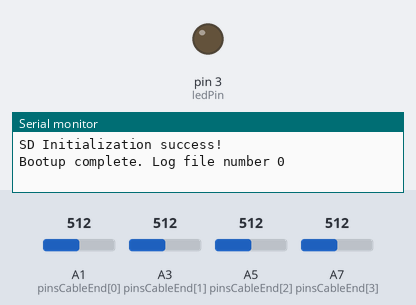
Bench run of a sketch on a simulated Arduino Nano, built with avr-gcc and run on an emulated ATmega328P. Shown: output pins drawn as LEDs (lit = HIGH), the last lines printed to the serial monitor. The inputs (shaded band) are chosen by the test bench; at power-on: A1 (pinsCableEnd[0]) = 512, A3 (pinsCableEnd[1]) = 512, A5 (pinsCableEnd[2]) = 512, A7 (pinsCableEnd[3]) = 512. Storage starts empty.

Above: at 0.1 s.
At 1.1 s:
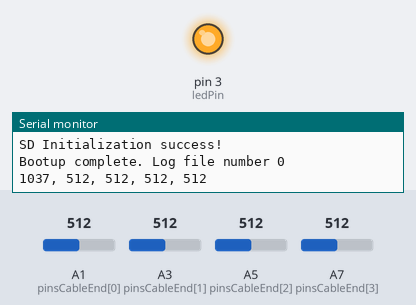
Timing chart, 0 to 2.6 s (numbered marks = the images above):
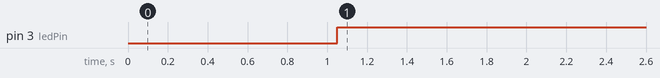

Measured:
- by itself, pin 3 (ledPin): LOW → HIGH at 1.1 s

The sketch:

FlappyFirmware.ino
```cpp
/*
FLAPPY CODE VERSION 1
The flappy bird firmware samples four analog ports and bundles them in CSV output to a text file.
Every time the device is powered, a new text file is created.
Typically, fin sampling wires and the raven pyro (set to fire on launch) will go to these analog inputs.
Wiring
CS - D10
SCK - D13
MOSI - D11
MOSO - D12
*/
//LIBRARIES
#include <SPI.h>
#include <SD.h>
//CONFIGURABLES
const int csPin = 10;
const byte pinsCableEnd[]  = {A1,A3,A5,A7};
const int numCables=sizeof(pinsCableEnd);
const int baudRate = 9600;
//LOGGING VARIABLES
int logNumber = 0;
String fileName;
File myFile;
int status;
const int ledPin = 3;
unsigned long previousMillis = 0;
const long longBlinkInterval = 4000;
const long fastBlinkInterval = 1000;
int ledState = LOW;
int innerInterval = 100;
void setup() {
  pinMode(ledPin,OUTPUT);
  //Initialize SD and serial communications
  Serial.begin(baudRate);
  while (!SD.begin()) {
    Serial.println("SD Initialization failed!");
    status = 2;
    delay(1000);
  }
  Serial.println("SD Initialization success!");
  //digitalWrite(ledPin, HIGH);
  status = 1;
  //Figure out the current log number on the SD card
  File rootDir = SD.open("/");
  if (rootDir) {
    File entry = rootDir.openNextFile();
    while (entry) {
      logNumber++;
      entry = rootDir.openNextFile();
    }
    fileName = "LOG" + String(logNumber) + ".txt";
    writeLog("Bootup complete. Log file number " + String(logNumber));
  } else {
    while (!SD.open("/")) {
      Serial.println("Unable to open sd card root directory!");
      delay(100);
    }
  }
  delay(1000);
  // open the file. note that only one file can be open at a time,
  // so you have to close this one before opening another.
  // myFile = SD.open("data.txt", FILE_WRITE);
  // // if the file opened okay, write to it:
  // if (myFile) {
  // Serial.print("Writing to test.txt...");
  // myFile.println("This is a test file :)");
  // myFile.println("testing 1, 2, 3.");
  // } else {
  // // if the file didn't open, print an error:
  // Serial.println("error opening test.txt");
  //}
}
void loop() {
  unsigned long currentMillis = millis(); // keeps track of time
  //Log CSV
  /*
  Serial.print(analogRead(A1));
  Serial.print(",");
  Serial.print(analogRead(A3));
  Serial.print(",");
  Serial.print(analogRead(A5));
  Serial.print(",");
  Serial.println(analogRead(A7));
  */

  if (currentMillis - previousMillis >= innerInterval) {
    String s = String(millis()) + ", ";
    for(int i = 0;i<numCables;i++)
    {
        // myFile.print(analogRead(pinsCableEnd[i]));
        // myFile.print(",");
        // Serial.println(1);
        s += String(analogRead(pinsCableEnd[i])) + ", ";
    }
    // myFile.println(analogRead(pinsCableEnd[numCables-1]));
    // myFile.flush();
    s = s.substring(0, s.length() - 2);
    writeLog(s);
    if (status == 1) {
      digitalWrite(ledPin, HIGH);
    } else {
      digitalWrite(ledPin, LOW);
    }
    previousMillis = currentMillis;
  }

}
void writeLog(String input) {
  File logFile = SD.open(fileName.c_str(), FILE_WRITE);
  if (!logFile) { // there is an issue here but that is for tomorrow
    Serial.println("Unable to open log file for writing!");
    status = 3;
  } else {
    status = 1;
  }
  Serial.println(input);
  logFile.println(input);
  logFile.flush();
  logFile.close();
}
```
